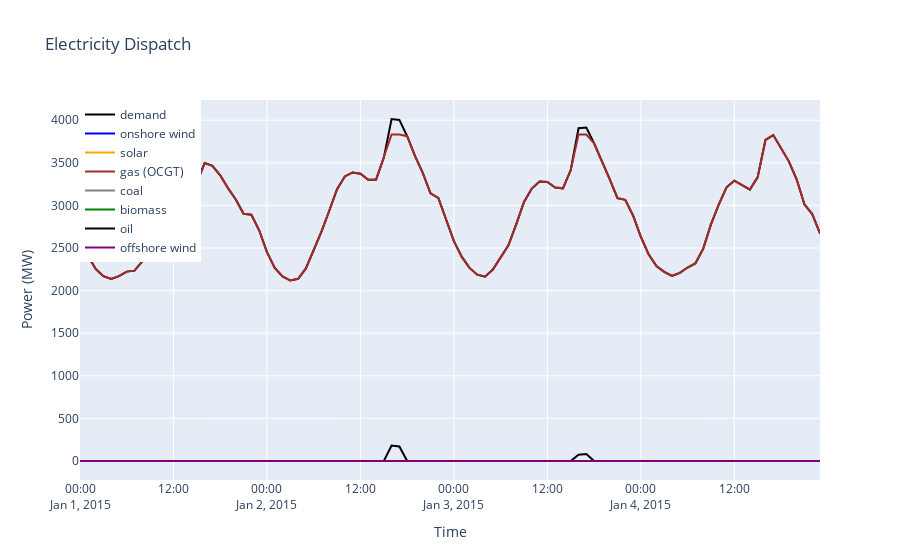

Notebook cell for this chart:
### Code cell
import plotly.graph_objects as go

fig = go.Figure()

fig.add_trace(go.Scatter(x=network_CO2.snapshots[:96], y=network_CO2.loads_t.p['load'][:96], mode='lines', name='demand', line=dict(color='black')))
fig.add_trace(go.Scatter(x=network_CO2.snapshots[:96], y=network_CO2.generators_t.p['onshorewind'][:96], mode='lines', name='onshore wind', line=dict(color='blue')))
fig.add_trace(go.Scatter(x=network_CO2.snapshots[:96], y=network_CO2.generators_t.p['solar'][:96], mode='lines', name='solar', line=dict(color='orange')))
fig.add_trace(go.Scatter(x=network_CO2.snapshots[:96], y=network_CO2.generators_t.p['OCGT'][:96], mode='lines', name='gas (OCGT)', line=dict(color='brown')))
fig.add_trace(go.Scatter(x=network_CO2.snapshots[:96], y=network_CO2.generators_t.p['Coal'][:96], mode='lines', name='coal', line=dict(color='grey')))
fig.add_trace(go.Scatter(x=network_CO2.snapshots[:96], y=network_CO2.generators_t.p['Biomass'][:96], mode='lines', name='biomass', line=dict(color='green')))
fig.add_trace(go.Scatter(x=network_CO2.snapshots[:96], y=network_CO2.generators_t.p['Oil'][:96], mode='lines', name='oil', line=dict(color='black')))
fig.add_trace(go.Scatter(x=network_CO2.snapshots[:96], y=network_CO2.generators_t.p['offshorewind'][:96], mode='lines', name='offshore wind', line=dict(color='purple')))

fig.update_layout(title='Electricity Dispatch',
                  xaxis_title='Time',
                  yaxis_title='Power (MW)',
                  legend=dict(x=0, y=1, traceorder='normal'))

fig.show()
